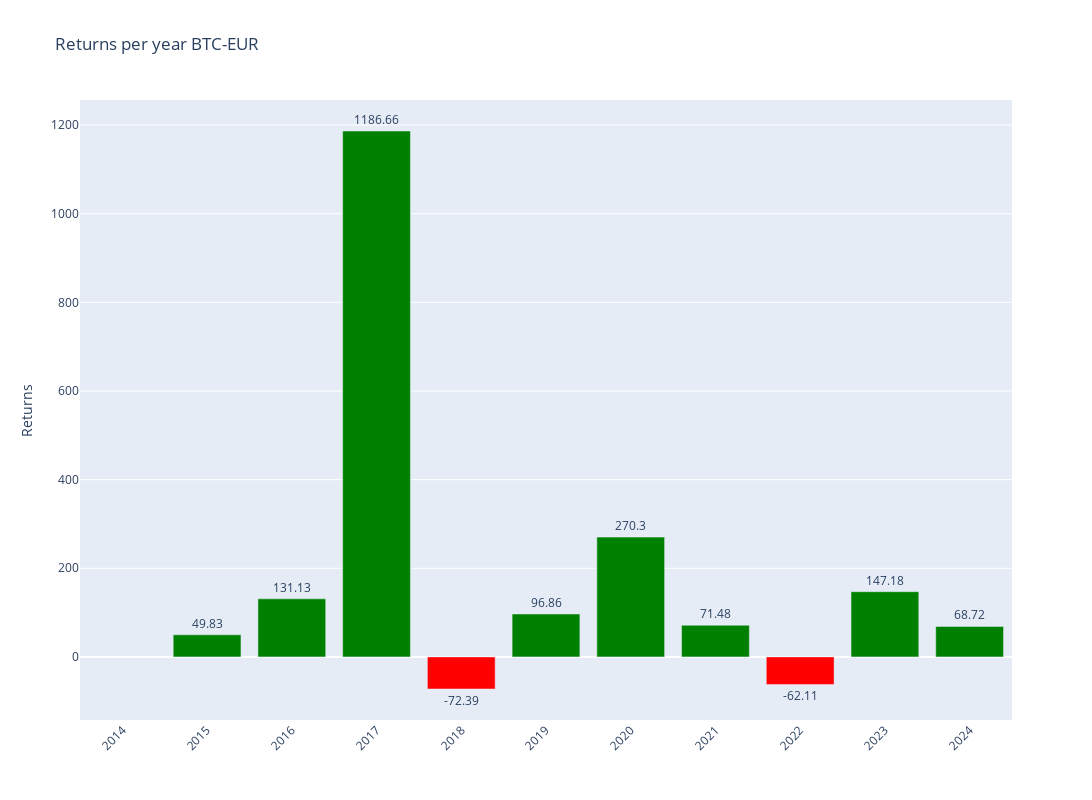

Notebook source saved alongside this figure:
### Code cell
# Plotly
fig = make_subplots()

# Add colors
colors = ['green' if x >= 0 else 'red' for x in annual_data['Return']]

# Graph (1,1)
fig.add_trace(go.Bar(y=annual_data['Return'],x=annual_data['Return'].index,text=round(annual_data['Return'],2),textposition='outside',marker_color=colors,hoverinfo='skip'),row=1,col=1)

# Update xaxis properties
fig.update_yaxes(title_text="Returns", row=1, col=1)

fig.update_layout(xaxis=dict(tickvals=annual_data.index,tickangle=-45),height=800, width=1300,title=f"Returns per year {ticker}")

fig.show()

### Figure 1 — Plotly figure (JSON) as saved in the notebook; plotly's stock layout.template omitted (floating-point values rounded to 4 significant figures)
{"data": [{"hoverinfo": "skip", "marker": {"color": ["red", "green", "green", "green", "red", "green", "green", "green", "red", "green", "green"]}, "text": [null, 49.83, 131.1, 1187.0, -72.39, 96.86, 270.3, 71.48, -62.11, 147.2, 68.72], "textposition": "outside", "type": "bar", "x": [2014, 2015, 2016, 2017, 2018, 2019, 2020, 2021, 2022, 2023, 2024], "xaxis": "x", "y": [null, 49.83, 131.1, 1187.0, -72.39, 96.86, 270.3, 71.48, -62.11, 147.2, 68.72], "yaxis": "y"}], "layout": {"height": 800, "title": {"text": "Returns per year BTC-EUR"}, "width": 1300, "xaxis": {"anchor": "y", "domain": [0, 1], "tickangle": -45, "tickvals": [2014, 2015, 2016, 2017, 2018, 2019, 2020, 2021, 2022, 2023, 2024]}, "yaxis": {"anchor": "x", "domain": [0, 1], "title": {"text": "Returns"}}}}
